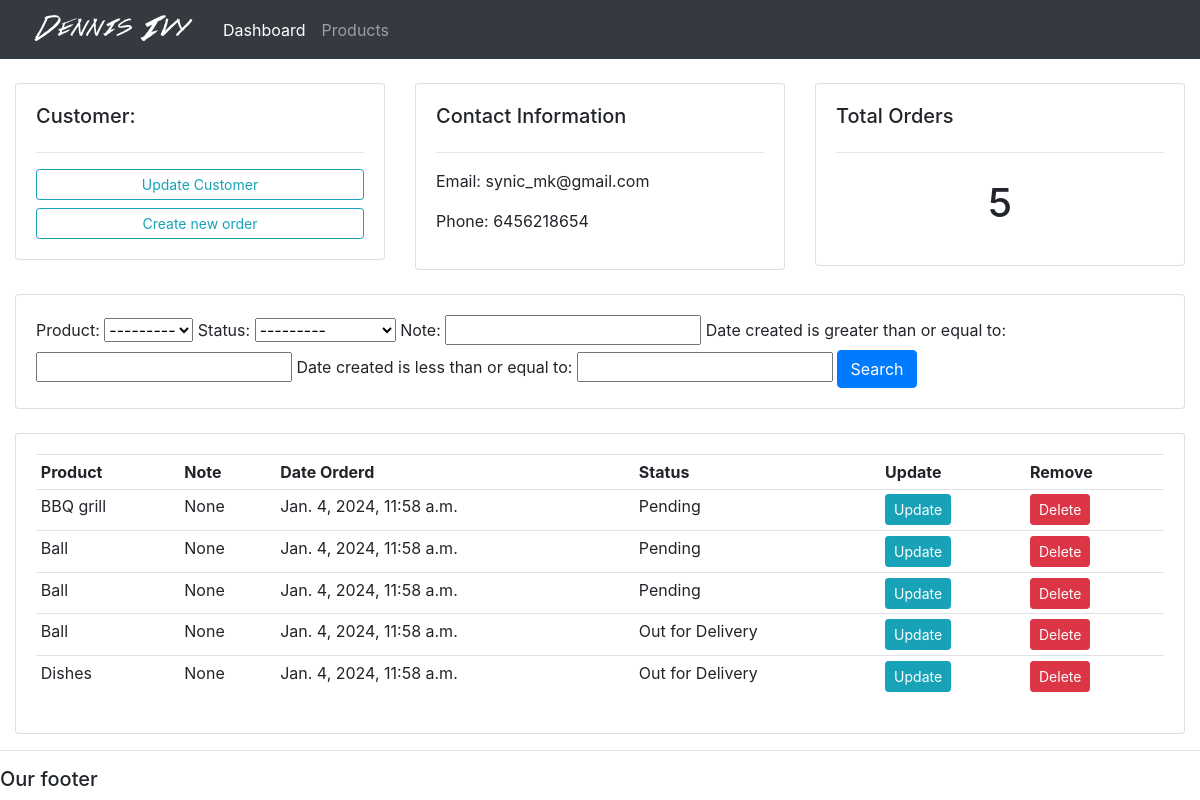
Page /customers/2/ on the committed database.
### accounts/models.py (models this page shows, shortened)
class Customer(models.Model):
    name = models.CharField(max_length=200, null = True)
    phone = models.CharField(max_length=10, null = True)
    email = models.EmailField(max_length=200, null = True)
    date_created = models.DateTimeField(auto_now_add=True, null = True)

class Order(models.Model):
    STATUS = (
        ('Pending', 'Pending'),
              ('Out for Delivery', 'Out for Delivery'),
              ('Delivered', 'Delivered'))
    customer = models.ForeignKey(Customer, null = True, on_delete = models.SET_NULL)
    product = models.ForeignKey(Product, null = True, on_delete = models.SET_NULL)
    date_created = models.DateTimeField(auto_now=True, null = True)
    status = models.CharField(max_length=100, null = True, choices = STATUS)
    note = models.CharField(max_length=1000, null = True)

class Product(models.Model):
    CATEGORY = (
        ('Indoor', 'Indoor'),
              ('Outdoor', 'Outdoor'),
              )
    name = models.CharField(max_length=200, null = True)
    price = models.FloatField(null = True)
    category = models.CharField(max_length=200, null = True, choices = CATEGORY)
    description = models.TextField(max_length=400, null = True)
    date_created = models.DateTimeField(auto_now_add=True, null = True)
    tags = models.ManyToManyField(Tag)
    def __str__(self):
        return self.name

### accounts/views.py (the view)
# urls.py: path('customers/<str:pk>/', views.customers, name = 'customers'),
def customers(request, pk):
    customer = Customer.objects.get(id = pk)
    orders = customer.order_set.all()
    total_orders = orders.count()
    myfilter = OrderFilter(request.GET, queryset=orders)
    orders = myfilter.qs
    context = {'customer': customer, 'orders':orders, 'total_orders':total_orders, 'myfilter':myfilter}
    return render(request, 'accounts/customers.html', context)

### accounts/templates/accounts/customers.html
{%  extends 'accounts/main.html' %}
{% block content %}
	<br>
<div class="row">
	<div class="col-md">
		<div class="card card-body">
			<h5>Customer:</h5>
			<hr>
			<a class="btn btn-outline-info  btn-sm btn-block" href="">Update Customer</a>
			<a class="btn btn-outline-info  btn-sm btn-block" href="{% url 'create_order' customer.id %}">Create new order</a>
		</div>
	</div>
	<div class="col-md">
		<div class="card card-body">
			<h5>Contact Information</h5>
			<hr>
			<p>Email: {{customer.email}} </p>
			<p>Phone: {{customer.phone}} </p>
		</div>
	</div>
	<div class="col-md">
		<div class="card card-body">
			<h5>Total Orders</h5>
			<hr>
			<h1 style="text-align: center;padding: 10px">{{total_orders}}</h1>
		</div>
	</div>
</div>
<br>
<div class="row">
	<div class="col">
		<div class="card card-body">
			<form method="get">
					{{myfilter.form}}
		    <button class="btn btn-primary" type="submit">Search</button>
		  </form>
		</div>
	</div>
</div>
<br>
<div class="row">
	<div class="col-md">
		<div class="card card-body">
			<table class="table table-sm">
				<tr>
					<th>Product</th>
					<th>Note</th>
					<th>Date Orderd</th>
					<th>Status</th>
					<th>Update</th>
					<th>Remove</th>
				</tr>
				{% for order in orders %}
					<tr>
						<td>{{order.product.name}}</td>
						<td>{{order.note}}</td>
						<td>{{order.date_created}}</td>
						<td>{{order.status}}</td>
						<td><a class = "btn btn-sm btn-info"href="{% url 'update_order' order.id %}">Update</a></td>
						<td><a class="btn btn-sm btn-danger" href="{% url 'delete_order' order.id %}">Delete</a></td>
					</tr>
				{% endfor %}
			</table>
		</div>
	</div>
</div>
{% endblock %}

### rows in the picture
Customer: email "synic_mk@gmail.com", phone "6456218654"
Order: product.name "BBQ grill", note "None", date_created "Jan. 4, 2024, 11:58 a.m.", status "Pending"
Order: product.name "Ball", note "None", date_created "Jan. 4, 2024, 11:58 a.m.", status "Pending"
Order: product.name "Ball", note "None", date_created "Jan. 4, 2024, 11:58 a.m.", status "Pending"
Order: product.name "Ball", note "None", date_created "Jan. 4, 2024, 11:58 a.m.", status "Out for Delivery"
Order: product.name "Dishes", note "None", date_created "Jan. 4, 2024, 11:58 a.m.", status "Out for Delivery"

### other values in the picture
{{ total_orders }} "5"
